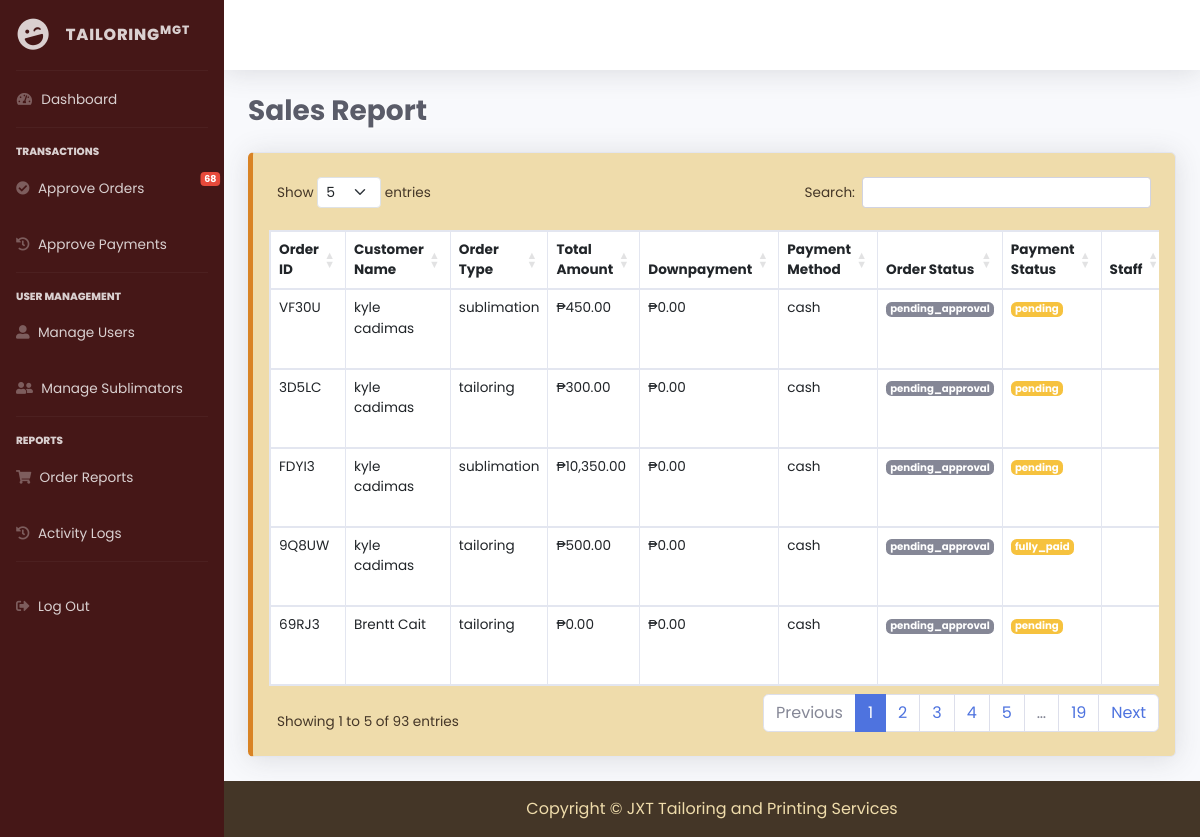
The app's page /admin/sales_report.php with its own data.
### tables this page shows
CREATE TABLE `orders` (
  `order_id` varchar(10) NOT NULL,
  `customer_id` int(11) NOT NULL,
  `order_type` enum('tailoring','sublimation') NOT NULL,
  `total_amount` decimal(10,2) NOT NULL,
  `downpayment_amount` decimal(10,2) NOT NULL,
  `payment_method` enum('cash','gcash') NOT NULL,
  `payment_status` enum('pending','downpayment_paid','fully_paid') DEFAULT 'pending',
  `order_status` enum('pending_approval','declined','approved','forward_to_sublimator','in_process','printing_done','ready_for_pickup','completed') DEFAULT 'pending_approval',
  `staff_id` int(11) DEFAULT NULL,
  `manager_id` int(11) DEFAULT NULL,
  `notes` text DEFAULT NULL,
  `created_at` timestamp NOT NULL DEFAULT current_timestamp(),
  `updated_at` timestamp NOT NULL DEFAULT current_timestamp() ON UPDATE current_timestamp(),
  `screenshot_path` varchar(255) DEFAULT NULL,
  `status_history` text DEFAULT NULL
);

CREATE TABLE `customers` (
  `customer_id` int(11) NOT NULL,
  `username` varchar(50) NOT NULL,
  `password` varchar(255) NOT NULL,
  `email` varchar(100) NOT NULL,
  `first_name` varchar(50) NOT NULL,
  `last_name` varchar(50) NOT NULL,
  `phone_number` varchar(20) DEFAULT NULL,
  `address` text DEFAULT NULL,
  `created_at` timestamp NOT NULL DEFAULT current_timestamp(),
  `updated_at` timestamp NOT NULL DEFAULT current_timestamp() ON UPDATE current_timestamp()
);

### admin/sales_report.php (the view, shortened to what this page needs)
<?php
include '../db.php';
$start_date = date('Y-m-d', strtotime('-30 days'));
$end_date = date('Y-m-d');
$date_filter = "WHERE o.created_at BETWEEN '$start_date 00:00:00' AND '$end_date 23:59:59'";
$orders_query = "SELECT o.*,
          c.first_name AS customer_fname, c.last_name AS customer_lname,
          s.first_name AS staff_fname, s.last_name AS staff_lname,
          m.first_name AS manager_fname, m.last_name AS manager_lname
          FROM orders o
          LEFT JOIN customers c ON o.customer_id = c.customer_id
          LEFT JOIN users s ON o.staff_id = s.user_id
          LEFT JOIN users m ON o.manager_id = m.user_id
                $date_filter
          ORDER BY o.created_at DESC";
$orders_result = mysqli_query($conn, $orders_query);
?>
<!DOCTYPE html>
<html lang="en">
<head>
    <link href="https://cdn.jsdelivr.net/npm/bootstrap@5.3.0/dist/css/bootstrap.min.css" rel="stylesheet">
    <link href="vendor/fontawesome-free/css/all.min.css" rel="stylesheet">
    <link href="css/sb-admin-2.min.css" rel="stylesheet">
</head>
<body id="page-top">
    <div id="wrapper">
        <?php include 'sidebar.php'; ?>
        <div id="content-wrapper" class="d-flex flex-column">
            <div id="content">
                <nav class="navbar navbar-expand navbar-light topbar mb-4 static-top shadow">
                </nav>
                <div class="container-fluid">
                    <div class="d-sm-flex align-items-center justify-content-between mb-4">
                        <h1 class="h3 mb-0 text-gray-800" style="font-weight: bold; text-shadow: 1px 1px 2px #fff;">
                            Sales Report
                        </h1>
                    </div>
                    <div class="card shadow mb-4">
                        <div class="card-body">
                            <div class="table-responsive">
                                <table class="table table-bordered" id="salesTable">
                                    <thead>
                                        <tr>
                                            <th>Order ID</th>
                                            <th>Customer Name</th>
                                            <th>Order Type</th>
                                            <th>Total Amount</th>
                                            <th>Downpayment</th>
                                            <th>Payment Method</th>
                                            <th>Order Status</th>
                                            <th>Payment Status</th>
                                            <th>Staff</th>
                                        </tr>
                                    </thead>
                                    <tbody>                                        <?php
                                        if (isset($orders_result) && mysqli_num_rows($orders_result) > 0) {
                                            while ($row = mysqli_fetch_assoc($orders_result)) { ?>
                                                <tr>
                                                    <td><?php echo htmlspecialchars($row['order_id']); ?></td>
                                                    <td><?php echo htmlspecialchars($row['customer_fname'] . ' ' . $row['customer_lname']); ?></td>
                                                    <td><?php echo htmlspecialchars($row['order_type']); ?></td>
                                                    <td>₱<?php echo number_format($row['total_amount'], 2); ?></td>
                                                    <td>₱<?php echo number_format($row['downpayment_amount'], 2); ?></td>
                                                    <td><?php echo htmlspecialchars($row['payment_method']); ?></td>
                                                    <td>
                                                        <span class="badge <?php
                                                            echo match($row['order_status']) {
                                                                'Pending' => 'bg-warning',
                                                                'In Progress' => 'bg-info',
                                                                'Completed' => 'bg-success',
                                                                'Cancelled' => 'bg-danger',
                                                                default => 'bg-secondary'
                                                            };
                                                        ?>">
                                                            <?php echo htmlspecialchars($row['order_status']); ?>
                                                        </span>
                                                    </td>
                                                    <td>
                                                        <span class="badge <?php echo $row['payment_status'] == 'Paid' ? 'bg-success' : 'bg-warning'; ?>">
                                                            <?php echo htmlspecialchars($row['payment_status']); ?>
                                                        </span>
                                                    </td>
                                                    <td><?php echo htmlspecialchars($row['staff_fname'] . ' ' . $row['staff_lname']); ?></td>
                                                </tr>
                                        <?php }
                                        } else {
                                            echo "<tr><td colspan='11' class='text-center'>No orders found</td></tr>";
                                        }
                                        ?>
                                    </tbody>
                                </table>
                            </div>
                        </div>
                    </div>
                </div>
                <footer class="footer text-center py-3">
                    <span>Copyright &copy; JXT Tailoring and Printing Services</span>
                </footer>
            </div>
        </div>
    </div>
    <link href="https://cdn.datatables.net/1.11.5/css/dataTables.bootstrap5.min.css" rel="stylesheet">
</body>
</html>

### admin/sales_report.php (style rules this page uses)
body { font-family: 'Poppins', sans-serif; background-color: #F2F6D0; }
.navbar { background-color: white !important; box-shadow: 0 2px 4px rgba(0, 0, 0, 0.1); }
.card { border-left: 5px solid #D98324 !important; background-color: #EFDCAB !important; color: #443627 !important; }
.footer { background-color: #443627 !important; color: #EFDCAB !important; }
.card-body { padding: 1rem; }
.table { font-size: 0.85rem; }
.table td, .table th { padding: 0.5rem; }

### records on screen
orders: order_id "69RJ3", customer.last_name "Brentt Cait", order_type "tailoring", total_amount "0.00", downpayment_amount "0.00", payment_method "cash", order_status "pending_approval", payment_status "pending"
orders: order_id "VF30U", customer.last_name "kyle cadimas", order_type "sublimation", total_amount "450.00", downpayment_amount "0.00", payment_method "cash", order_status "pending_approval", payment_status "pending"
orders: order_id "3D5LC", customer.last_name "kyle cadimas", order_type "tailoring", total_amount "300.00", downpayment_amount "0.00", payment_method "cash", order_status "pending_approval", payment_status "pending"
orders: order_id "FDYI3", customer.last_name "kyle cadimas", order_type "sublimation", total_amount "10,350.00", downpayment_amount "0.00", payment_method "cash", order_status "pending_approval", payment_status "pending"
orders: order_id "9Q8UW", customer.last_name "kyle cadimas", order_type "tailoring", total_amount "500.00", downpayment_amount "0.00", payment_method "cash", order_status "pending_approval", payment_status "fully_paid"

### other values on screen
$pending_count "68"
